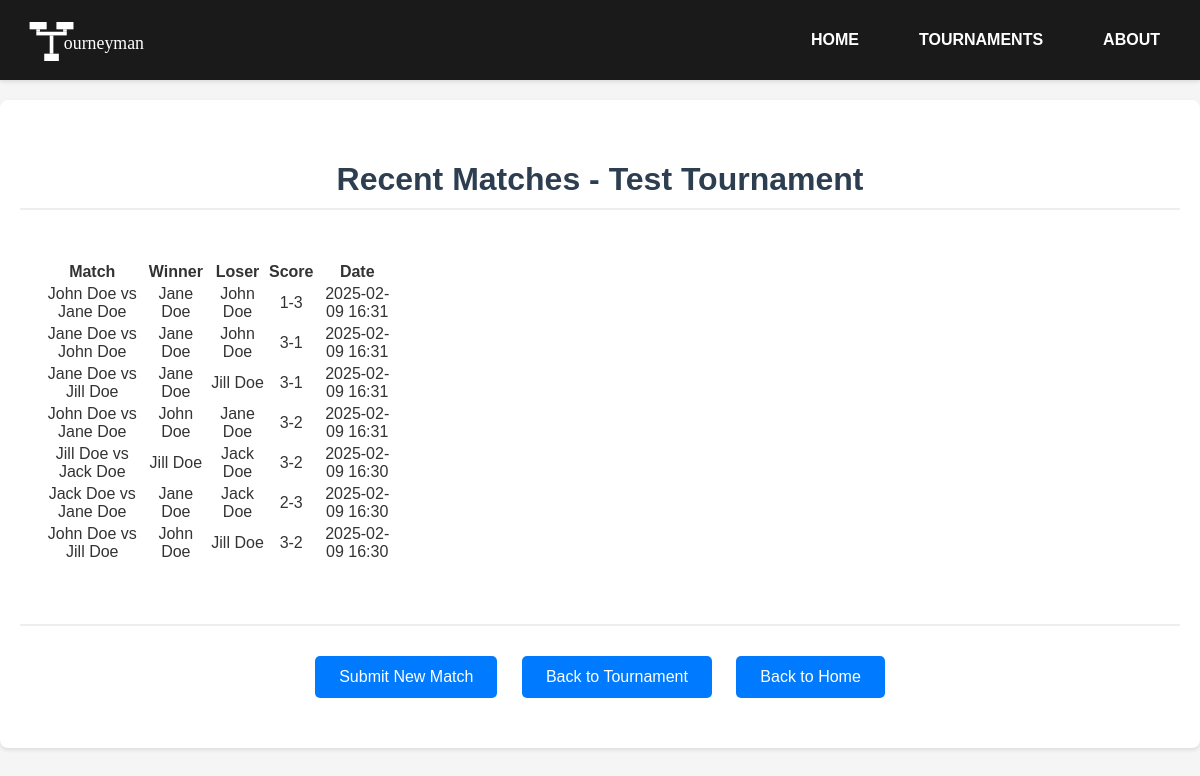
/tournaments/1739144898517/recent_matches, run on the app's committed database.
### app.py (models this page shows, shortened)
class Tournament(db.Model):
    id = db.Column(db.Integer, primary_key=True)
    tournament_id = db.Column(db.Integer, nullable=False, unique=True)
    name = db.Column(db.String(100), nullable=False)
    tFormat = db.Column(db.String(80), nullable=False)
    status = db.Column(db.String(20), nullable=False, default=TournamentStatus.PENDING.value)  # Use TournamentStatus
    start_date = db.Column(db.DateTime, nullable=False)
    end_date = db.Column(db.DateTime, nullable=True)
    current_round = db.Column(db.Integer, default=1)  # For non-bracket formats
    contestants = db.relationship('Contestant', backref='tournament', lazy=True)
    matches = db.relationship('MatchResult', backref='tournament', lazy=True)

class MatchResult(db.Model):
    id = db.Column(db.Integer, primary_key=True)
    tournament_id = db.Column(db.Integer, db.ForeignKey('tournament.tournament_id'), nullable=False)
    round_number = db.Column(db.Integer, nullable=False)
    player1_id = db.Column(db.Integer, db.ForeignKey('contestant.id'), nullable=False)
    player2_id = db.Column(db.Integer, db.ForeignKey('contestant.id'), nullable=True)  # Nullable for byes
    player1 = db.Column(db.String(80), nullable=False)
    player2 = db.Column(db.String(80), nullable=True)  # Nullable for byes
    winner = db.Column(db.String(80), nullable=True)
    loser = db.Column(db.String(80), nullable=True)
    score = db.Column(db.String(100), nullable=True)
    is_draw = db.Column(db.Boolean, default=False)  # For Swiss/Round Robin
    status = db.Column(db.String(20), nullable=False, default='SCHEDULED')
    scheduled_time = db.Column(db.DateTime, nullable=True)
    completion_time = db.Column(db.DateTime, nullable=True)
    __table_args__ = (
        db.CheckConstraint(
            """
            (player2 IS NULL AND status = 'BYE' AND winner = player1 AND loser IS NULL) OR
            (player2 IS NOT NULL AND status != 'BYE' AND
             ((is_draw = true AND winner IS NULL AND loser IS NULL) OR
              (is_draw = false AND winner IN (player1, player2) AND loser IN (player1, player2))))
            """,
            name='valid_match_state'
        ),
    )

### app.py (the view)
@app.route('/tournaments/<int:tournament_id>/recent_matches')
def recent_matches(tournament_id):
    tournament = Tournament.query.filter_by(tournament_id=tournament_id).first_or_404()
    matches = MatchResult.query.filter_by(tournament_id=tournament_id).order_by(MatchResult.id.desc()).limit(10).all()
    return render_template('recent_matches.html', tournament=tournament, matches=matches)

### templates/recent_matches.html (shortened to what this page needs)
{% extends "base.html" %}
{% block content %}
<div class="container">
    <h1>Recent Matches - {{ tournament.name }}</h1>
    <div class="match-list">
        {% if matches %}
        <table>
            <thead>
                <tr>
                    <th>Match</th>
                    <th>Winner</th>
                    <th>Loser</th>
                    <th>Score</th>
                    <th>Date</th>
                </tr>
            </thead>
            <tbody>
                {% for match in matches %}
                <tr>
                    <td>{{ match.player1 }} vs {{ match.player2 }}</td>
                    <td>{{ match.winner }}</td>
                    <td>{{ match.loser }}</td>
                    <td>{{ match.score }}</td>
                    <td>{{ match.completion_time.strftime('%Y-%m-%d %H:%M') }}</td>
                </tr>
                {% endfor %}
            </tbody>
        </table>
        {% else %}
        <p>No matches recorded yet.</p>
        {% endif %}
    </div>
    <div class="navigation">
        <a href="{{ url_for('match_management', tournament_id=tournament.tournament_id) }}" class="button">Submit New Match</a>
        <a href="{{ url_for('tournament_details', tournament_id=tournament.tournament_id) }}" class="link">Back to Tournament</a>
        <a href="{{ url_for('index') }}" class="link">Back to Home</a>
    </div>
</div>
{% endblock %}

### static/css/style.css (style rules this page uses)
* { font-family: 'Bahnschrift', sans-serif; }
body { margin: 0; padding-top: 100px; background-color: #f5f5f5; color: #333; }
.container { max-width: 1200px; margin: 0 auto; padding: 40px 20px; background-color: white; border-radius: 8px; box-shadow: 0 2px 4px rgba(0, 0, 0, 0.1); text-align: center; }
h1 { color: #2c3e50; margin-bottom: 30px; padding-bottom: 10px; border-bottom: 2px solid #eee; }
.button, .link { display: inline-block; margin: 10px; padding: 12px 24px; font-size: 16px; background-color: #007BFF; color: white; text-decoration: none; border-radius: 5px; border: none; cursor: pointer; transition: background-color 0.2s; }
.player-list, .match-list { display: grid; grid-template-columns: repeat(auto-fill, minmax(300px, 1fr)); gap: 20px; padding: 20px; }
.navigation { margin-top: 40px; padding-top: 20px; border-top: 2px solid #eee; }

### data on the page
Tournament: name "Test Tournament"
MatchResult: player1 "John Doe", player2 "Jane Doe", winner "Jane Doe", loser "John Doe", score "1-3", completion_time "2025-02-09 16:31"
MatchResult: player1 "Jane Doe", player2 "John Doe", winner "Jane Doe", loser "John Doe", score "3-1", completion_time "2025-02-09 16:31"
MatchResult: player1 "Jane Doe", player2 "Jill Doe", winner "Jane Doe", loser "Jill Doe", score "3-1", completion_time "2025-02-09 16:31"
MatchResult: player1 "John Doe", player2 "Jane Doe", winner "John Doe", loser "Jane Doe", score "3-2", completion_time "2025-02-09 16:31"
MatchResult: player1 "Jill Doe", player2 "Jack Doe", winner "Jill Doe", loser "Jack Doe", score "3-2", completion_time "2025-02-09 16:30"
MatchResult: player1 "Jack Doe", player2 "Jane Doe", winner "Jane Doe", loser "Jack Doe", score "2-3", completion_time "2025-02-09 16:30"
MatchResult: player1 "John Doe", player2 "Jill Doe", winner "John Doe", loser "Jill Doe", score "3-2", completion_time "2025-02-09 16:30"
